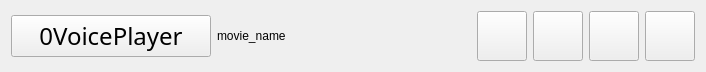
<?xml version="1.0" encoding="UTF-8"?>
<ui version="4.0">
 <class>TitleWgt</class>
 <widget class="QWidget" name="TitleWgt">
  <property name="geometry">
   <rect>
    <x>0</x>
    <y>0</y>
    <width>706</width>
    <height>68</height>
   </rect>
  </property>
  <property name="windowTitle">
   <string>Form</string>
  </property>
  <layout class="QHBoxLayout" name="horizontalLayout">
   <item>
    <widget class="QPushButton" name="MenuBtn">
     <property name="minimumSize">
      <size>
       <width>130</width>
       <height>0</height>
      </size>
     </property>
     <property name="maximumSize">
      <size>
       <width>200</width>
       <height>16777215</height>
      </size>
     </property>
     <property name="font">
      <font>
       <family>Bahnschrift Light SemiCondensed</family>
       <pointsize>18</pointsize>
      </font>
     </property>
     <property name="text">
      <string>0VoicePlayer</string>
     </property>
    </widget>
   </item>
   <item>
    <widget class="QLabel" name="MovieNameLab">
     <property name="text">
      <string>movie_name</string>
     </property>
     <property name="margin">
      <number>15</number>
     </property>
    </widget>
   </item>
   <item>
    <widget class="QPushButton" name="MinBtn">
     <property name="minimumSize">
      <size>
       <width>50</width>
       <height>50</height>
      </size>
     </property>
     <property name="maximumSize">
      <size>
       <width>50</width>
       <height>50</height>
      </size>
     </property>
     <property name="text">
      <string/>
     </property>
    </widget>
   </item>
   <item>
    <widget class="QPushButton" name="MaxBtn">
     <property name="minimumSize">
      <size>
       <width>50</width>
       <height>50</height>
      </size>
     </property>
     <property name="maximumSize">
      <size>
       <width>50</width>
       <height>50</height>
      </size>
     </property>
     <property name="text">
      <string/>
     </property>
    </widget>
   </item>
   <item>
    <widget class="QPushButton" name="FullScreenBtn">
     <property name="minimumSize">
      <size>
       <width>50</width>
       <height>50</height>
      </size>
     </property>
     <property name="maximumSize">
      <size>
       <width>50</width>
       <height>50</height>
      </size>
     </property>
     <property name="text">
      <string/>
     </property>
    </widget>
   </item>
   <item>
    <widget class="QPushButton" name="CloseBtn">
     <property name="minimumSize">
      <size>
       <width>50</width>
       <height>50</height>
      </size>
     </property>
     <property name="maximumSize">
      <size>
       <width>50</width>
       <height>50</height>
      </size>
     </property>
     <property name="text">
      <string/>
     </property>
    </widget>
   </item>
  </layout>
 </widget>
 <resources/>
 <connections/>
</ui>
